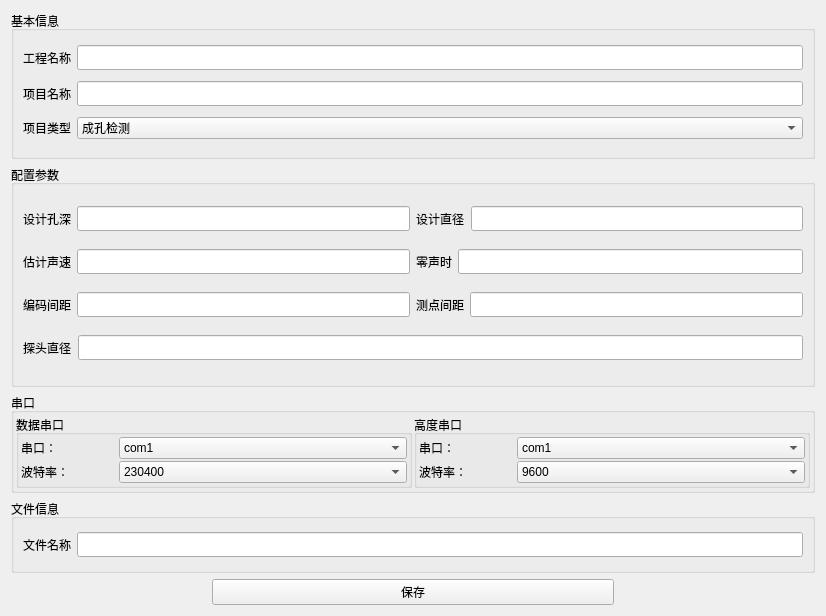
<?xml version="1.0" encoding="UTF-8"?>
<ui version="4.0">
 <class>widgetConf</class>
 <widget class="QWidget" name="widgetConf">
  <property name="geometry">
   <rect>
    <x>0</x>
    <y>0</y>
    <width>826</width>
    <height>616</height>
   </rect>
  </property>
  <property name="windowTitle">
   <string>Form</string>
  </property>
  <layout class="QVBoxLayout" name="verticalLayout_2" stretch="2,3,0,1,0">
   <item>
    <widget class="QGroupBox" name="groupBaseInfo">
     <property name="title">
      <string>基本信息</string>
     </property>
     <property name="checkable">
      <bool>false</bool>
     </property>
     <layout class="QVBoxLayout" name="verticalLayout_14">
      <item>
       <layout class="QHBoxLayout" name="horizontalLayout_33" stretch="0,0">
        <item>
         <widget class="QLabel" name="label_3">
          <property name="text">
           <string>工程名称</string>
          </property>
          <property name="alignment">
           <set>Qt::AlignLeading|Qt::AlignLeft|Qt::AlignVCenter</set>
          </property>
         </widget>
        </item>
        <item>
         <widget class="QLineEdit" name="lEditProjectName">
          <property name="minimumSize">
           <size>
            <width>0</width>
            <height>25</height>
           </size>
          </property>
         </widget>
        </item>
       </layout>
      </item>
      <item>
       <layout class="QHBoxLayout" name="horizontalLayout_34" stretch="0,0">
        <item>
         <widget class="QLabel" name="label_4">
          <property name="text">
           <string>项目名称</string>
          </property>
          <property name="alignment">
           <set>Qt::AlignLeading|Qt::AlignLeft|Qt::AlignVCenter</set>
          </property>
         </widget>
        </item>
        <item>
         <widget class="QLineEdit" name="lEditItemName">
          <property name="minimumSize">
           <size>
            <width>0</width>
            <height>25</height>
           </size>
          </property>
         </widget>
        </item>
       </layout>
      </item>
      <item>
       <layout class="QHBoxLayout" name="horizontalLayout_35" stretch="1,20">
        <item>
         <widget class="QLabel" name="label_23">
          <property name="text">
           <string>项目类型</string>
          </property>
          <property name="alignment">
           <set>Qt::AlignLeading|Qt::AlignLeft|Qt::AlignVCenter</set>
          </property>
         </widget>
        </item>
        <item>
         <widget class="QComboBox" name="comboItemType">
          <item>
           <property name="text">
            <string>成孔检测</string>
           </property>
          </item>
          <item>
           <property name="text">
            <string>成槽检测</string>
           </property>
          </item>
         </widget>
        </item>
       </layout>
      </item>
     </layout>
    </widget>
   </item>
   <item>
    <widget class="QGroupBox" name="groupConf">
     <property name="title">
      <string>配置参数</string>
     </property>
     <layout class="QVBoxLayout" name="verticalLayout_11">
      <item>
       <layout class="QHBoxLayout" name="horizontalLayout_21">
        <item>
         <layout class="QHBoxLayout" name="horizontalLayout_22">
          <item>
           <widget class="QLabel" name="label_14">
            <property name="text">
             <string>设计孔深</string>
            </property>
           </widget>
          </item>
          <item>
           <widget class="QLineEdit" name="lEditHoleDepth">
            <property name="minimumSize">
             <size>
              <width>0</width>
              <height>25</height>
             </size>
            </property>
           </widget>
          </item>
         </layout>
        </item>
        <item>
         <layout class="QHBoxLayout" name="horizontalLayout_23">
          <item>
           <widget class="QLabel" name="label_15">
            <property name="text">
             <string>设计直径</string>
            </property>
           </widget>
          </item>
          <item>
           <widget class="QLineEdit" name="lEditHoleDiameter">
            <property name="minimumSize">
             <size>
              <width>0</width>
              <height>25</height>
             </size>
            </property>
           </widget>
          </item>
         </layout>
        </item>
       </layout>
      </item>
      <item>
       <layout class="QHBoxLayout" name="horizontalLayout_24">
        <item>
         <layout class="QHBoxLayout" name="horizontalLayout_25">
          <item>
           <widget class="QLabel" name="label_16">
            <property name="text">
             <string>估计声速</string>
            </property>
           </widget>
          </item>
          <item>
           <widget class="QLineEdit" name="lEditSpeed">
            <property name="minimumSize">
             <size>
              <width>0</width>
              <height>25</height>
             </size>
            </property>
           </widget>
          </item>
         </layout>
        </item>
        <item>
         <layout class="QHBoxLayout" name="horizontalLayout_26">
          <item>
           <widget class="QLabel" name="label_17">
            <property name="text">
             <string>零声时</string>
            </property>
           </widget>
          </item>
          <item>
           <widget class="QLineEdit" name="lEditZeroSound">
            <property name="minimumSize">
             <size>
              <width>0</width>
              <height>25</height>
             </size>
            </property>
           </widget>
          </item>
         </layout>
        </item>
       </layout>
      </item>
      <item>
       <layout class="QHBoxLayout" name="horizontalLayout_27">
        <item>
         <layout class="QHBoxLayout" name="horizontalLayout_28">
          <item>
           <widget class="QLabel" name="label_18">
            <property name="text">
             <string>编码间距</string>
            </property>
           </widget>
          </item>
          <item>
           <widget class="QLineEdit" name="lEditDistance">
            <property name="minimumSize">
             <size>
              <width>0</width>
              <height>25</height>
             </size>
            </property>
           </widget>
          </item>
         </layout>
        </item>
        <item>
         <layout class="QHBoxLayout" name="horizontalLayout_29">
          <item>
           <widget class="QLabel" name="label_19">
            <property name="text">
             <string>测点间距</string>
            </property>
           </widget>
          </item>
          <item>
           <widget class="QLineEdit" name="lEditPointDistance">
            <property name="minimumSize">
             <size>
              <width>0</width>
              <height>25</height>
             </size>
            </property>
           </widget>
          </item>
         </layout>
        </item>
       </layout>
      </item>
      <item>
       <layout class="QHBoxLayout" name="horizontalLayout_30">
        <item>
         <widget class="QLabel" name="label_20">
          <property name="text">
           <string>探头直径</string>
          </property>
         </widget>
        </item>
        <item>
         <widget class="QLineEdit" name="lEditDiameter">
          <property name="minimumSize">
           <size>
            <width>0</width>
            <height>25</height>
           </size>
          </property>
         </widget>
        </item>
       </layout>
      </item>
     </layout>
    </widget>
   </item>
   <item>
    <widget class="QGroupBox" name="groupBox">
     <property name="title">
      <string>串口</string>
     </property>
     <layout class="QHBoxLayout" name="horizontalLayout_6">
      <property name="spacing">
       <number>2</number>
      </property>
      <property name="margin">
       <number>2</number>
      </property>
      <item>
       <widget class="QGroupBox" name="groupBox_2">
        <property name="title">
         <string>数据串口</string>
        </property>
        <layout class="QVBoxLayout" name="verticalLayout_3">
         <property name="spacing">
          <number>2</number>
         </property>
         <property name="margin">
          <number>2</number>
         </property>
         <item>
          <layout class="QHBoxLayout" name="horizontalLayout_4" stretch="1,3">
           <item>
            <widget class="QLabel" name="label_2">
             <property name="text">
              <string>串口：</string>
             </property>
            </widget>
           </item>
           <item>
            <widget class="QComboBox" name="comboPortData">
             <item>
              <property name="text">
               <string>com1</string>
              </property>
             </item>
             <item>
              <property name="text">
               <string>com2</string>
              </property>
             </item>
             <item>
              <property name="text">
               <string>com3</string>
              </property>
             </item>
             <item>
              <property name="text">
               <string>/dev/ttyS0</string>
              </property>
             </item>
             <item>
              <property name="text">
               <string>/dev/ttyS1</string>
              </property>
             </item>
             <item>
              <property name="text">
               <string>/dev/ttyS2</string>
              </property>
             </item>
             <item>
              <property name="text">
               <string>/dev/ttyUSB0</string>
              </property>
             </item>
             <item>
              <property name="text">
               <string>/dev/ttyUSB1</string>
              </property>
             </item>
             <item>
              <property name="text">
               <string>/dev/ttyUSB2</string>
              </property>
             </item>
             <item>
              <property name="text">
               <string>/dev/ttySAC0</string>
              </property>
             </item>
             <item>
              <property name="text">
               <string>/dev/ttySAC1</string>
              </property>
             </item>
             <item>
              <property name="text">
               <string>/dev/ttySAC2</string>
              </property>
             </item>
            </widget>
           </item>
          </layout>
         </item>
         <item>
          <layout class="QHBoxLayout" name="horizontalLayout_3" stretch="1,3">
           <item>
            <widget class="QLabel" name="label">
             <property name="text">
              <string>波特率：</string>
             </property>
            </widget>
           </item>
           <item>
            <widget class="QComboBox" name="comboBaudData">
             <property name="currentIndex">
              <number>2</number>
             </property>
             <item>
              <property name="text">
               <string>9600</string>
              </property>
             </item>
             <item>
              <property name="text">
               <string>115200</string>
              </property>
             </item>
             <item>
              <property name="text">
               <string>230400</string>
              </property>
             </item>
            </widget>
           </item>
          </layout>
         </item>
        </layout>
       </widget>
      </item>
      <item>
       <widget class="QGroupBox" name="groupBox_3">
        <property name="title">
         <string>高度串口</string>
        </property>
        <layout class="QVBoxLayout" name="verticalLayout">
         <property name="spacing">
          <number>2</number>
         </property>
         <property name="margin">
          <number>2</number>
         </property>
         <item>
          <layout class="QHBoxLayout" name="horizontalLayout_5" stretch="1,3">
           <item>
            <widget class="QLabel" name="label_6">
             <property name="text">
              <string>串口：</string>
             </property>
            </widget>
           </item>
           <item>
            <widget class="QComboBox" name="comboPortHeight">
             <item>
              <property name="text">
               <string>com1</string>
              </property>
             </item>
             <item>
              <property name="text">
               <string>com2</string>
              </property>
             </item>
             <item>
              <property name="text">
               <string>com3</string>
              </property>
             </item>
             <item>
              <property name="text">
               <string>/dev/ttyS0</string>
              </property>
             </item>
             <item>
              <property name="text">
               <string>/dev/ttyS1</string>
              </property>
             </item>
             <item>
              <property name="text">
               <string>/dev/ttyS2</string>
              </property>
             </item>
             <item>
              <property name="text">
               <string>/dev/ttyUSB0</string>
              </property>
             </item>
             <item>
              <property name="text">
               <string>/dev/ttyUSB1</string>
              </property>
             </item>
             <item>
              <property name="text">
               <string>/dev/ttyUSB2</string>
              </property>
             </item>
             <item>
              <property name="text">
               <string>/dev/ttySAC0</string>
              </property>
             </item>
             <item>
              <property name="text">
               <string>/dev/ttySAC1</string>
              </property>
             </item>
             <item>
              <property name="text">
               <string>/dev/ttySAC2</string>
              </property>
             </item>
            </widget>
           </item>
          </layout>
         </item>
         <item>
          <layout class="QHBoxLayout" name="horizontalLayout_2" stretch="1,3">
           <item>
            <widget class="QLabel" name="label_5">
             <property name="text">
              <string>波特率：</string>
             </property>
            </widget>
           </item>
           <item>
            <widget class="QComboBox" name="comboBaudHeight">
             <item>
              <property name="text">
               <string>9600</string>
              </property>
             </item>
            </widget>
           </item>
          </layout>
         </item>
        </layout>
       </widget>
      </item>
     </layout>
    </widget>
   </item>
   <item>
    <widget class="QGroupBox" name="groupFileInfo">
     <property name="title">
      <string>文件信息</string>
     </property>
     <layout class="QVBoxLayout" name="verticalLayout_13">
      <item>
       <layout class="QHBoxLayout" name="horizontalLayout_32">
        <item>
         <widget class="QLabel" name="label_22">
          <property name="text">
           <string>文件名称</string>
          </property>
         </widget>
        </item>
        <item>
         <widget class="QLineEdit" name="lEditFileName">
          <property name="minimumSize">
           <size>
            <width>0</width>
            <height>25</height>
           </size>
          </property>
          <property name="readOnly">
           <bool>true</bool>
          </property>
         </widget>
        </item>
       </layout>
      </item>
     </layout>
    </widget>
   </item>
   <item>
    <layout class="QHBoxLayout" name="horizontalLayout" stretch="1,2,1">
     <item>
      <spacer name="horizontalSpacer">
       <property name="orientation">
        <enum>Qt::Horizontal</enum>
       </property>
       <property name="sizeHint" stdset="0">
        <size>
         <width>40</width>
         <height>20</height>
        </size>
       </property>
      </spacer>
     </item>
     <item>
      <widget class="QPushButton" name="btnConfSave">
       <property name="text">
        <string>保存</string>
       </property>
      </widget>
     </item>
     <item>
      <spacer name="horizontalSpacer_2">
       <property name="orientation">
        <enum>Qt::Horizontal</enum>
       </property>
       <property name="sizeHint" stdset="0">
        <size>
         <width>40</width>
         <height>20</height>
        </size>
       </property>
      </spacer>
     </item>
    </layout>
   </item>
  </layout>
 </widget>
 <resources/>
 <connections/>
</ui>
